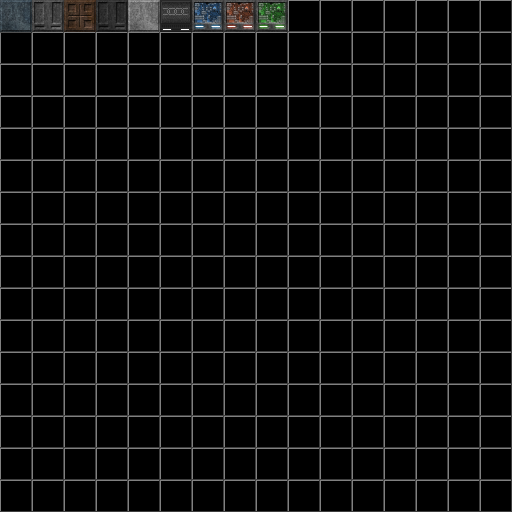
#> input picture data/tileset-diffuse.png, 1024 x 1024 px (shown at 1/2 size)
$ python update-tileset.py
#> lines starting #> are read from the running program, lines starting #| are printed output that depends on the picture
from PIL import Image
import sys

TILESET_RESOLUTION = 512

original = Image.open(f"{sys.path[0]}/../data/tileset-diffuse.png")
#> original is the input picture: PIL image 1024x1024 RGBA; mean R, G, B, A 13.5, 13.5, 13.4, 255
resized = original.resize((TILESET_RESOLUTION, TILESET_RESOLUTION))
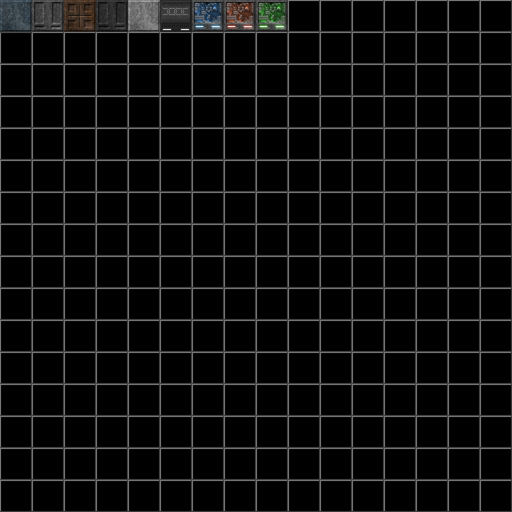
#> resized: PIL image 512x512 RGBA; mean R, G, B, A 13.7, 13.7, 13.6, 255
resized.save(f"{sys.path[0]}/tileset_textures.png", "PNG")
